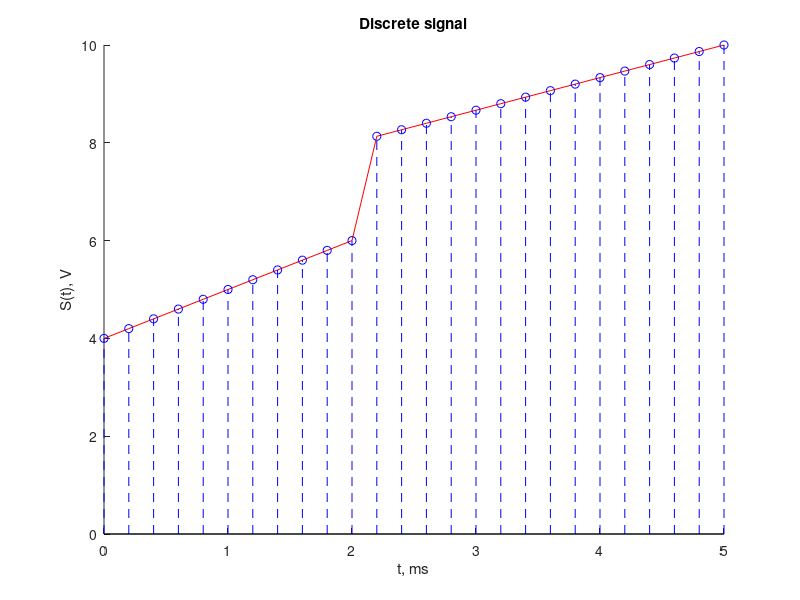
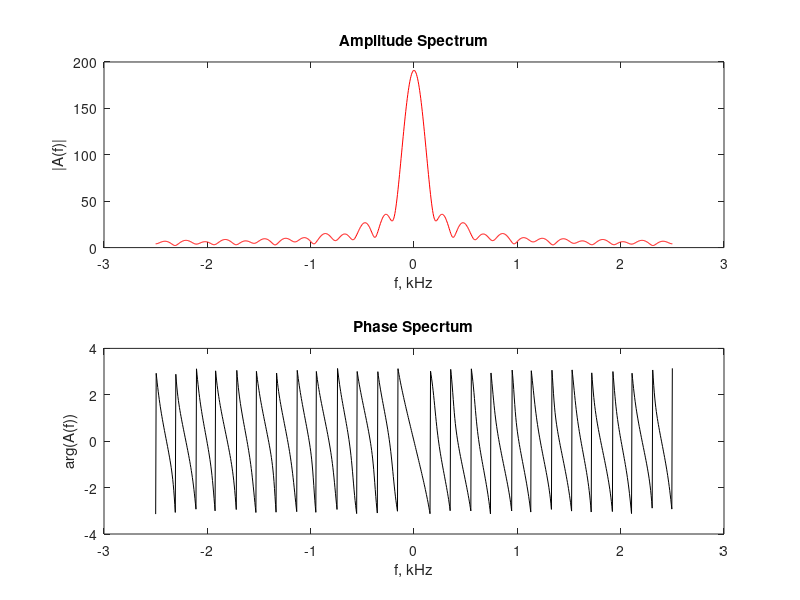
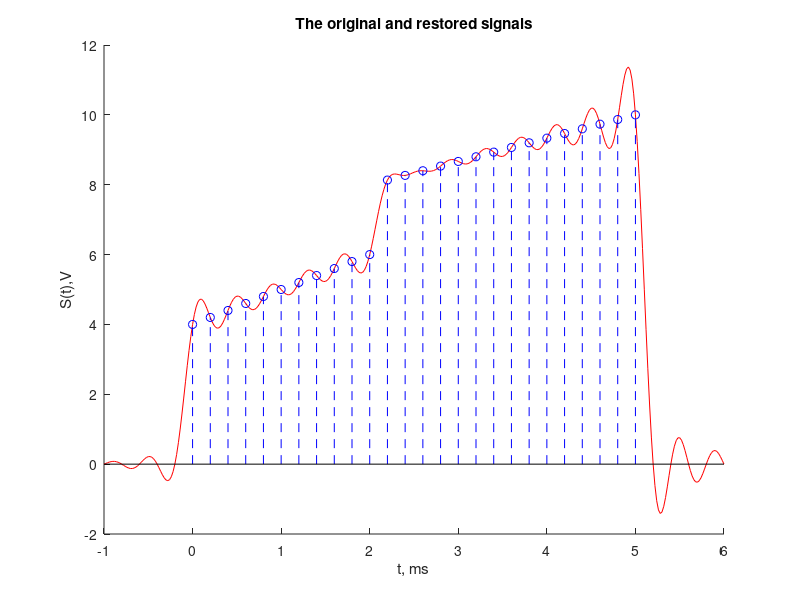

The MATLAB source for these figures, in order:
clc;
clear; % чтобы не было повторного определения перменных
close all; % чтобы избежать увеличения числа окон после запуска 

%%
% Параметры Пункт 1
U1 = 4;
U2 = 6;
U3 = 8;
U4 = 10;
T1 = 2;
T2 = 5;
Fd = 5;     % частота дискретизации
            % kx - отсчёты аналогово сигнала 
%%
%Создание дискретного сигнала Пункт 2
T = 1/Fd;       % интервал дискретизации 
                
t = 0:T:T2; % от 0 с шагом T до Т2 общий вектор для графиков 
t1 = 0:T:T1; % от 0 с шагом Т до Т1 - на графике s(t) первый кусок 
t2 = T1+T:T:T2;  % от T1 с шагом Т до Т2 - на s(t) второй кусок % T1+T тк T1 уже учли в t1

k1 = (U2-U1)/(T1-0)*t1 + U1; % коэф наклона ()/() * вектор + пересечение с OY 
k2 = (U4-U3)/(T2-T1)*(t2-T1) + U3; % из уравнения прямой нашли коэф наклона()/()*вектор + пересечение OY
% для k2 задали t = (t2 - T1) тк построение начинаем раньше --> U3 должен
% равняться 7, а, если не писать - Т1, то он равен 4 --> получилось то что
% подняли график

kx = [k1 k2]; % зададим массив линейных отсчётов u1 и u2 

% зададим график 
figure;   % пустая фигура 
hold on;   % режим сохранения графика 
plot(t,kx,'r-'); % график u от t с цветом красным
stem(t,kx,'b--'); % для построения графика дискретного сигнала - вертикальные стебельки с цветом синим
title('Discrete signal'); % подпись 
xlabel('t, ms'); % по оси x 
ylabel('S(t), V'); % по оси y подпись 

%%
% график спектра дискретного сигнала Пункт 4
N = length(kx); % длина вектора 
k = (0:N-1).'; % сформировали вектор-столбец номеров отсчётов .' транспонирование 
w_step = pi/500; % шаг чтобы поместилось в диапазон 100 элементов (500 от -pi до 0 и 500 от 0 до pi)
w = -pi:w_step:pi; % вектор-строка равномерно расположенных частот для расчёта спектра

W = length(w); % длина вектора w
disp(W); % выведем его длину для проверки правильности задания w_step и w -- 1001 = 1000 + 1 (это 0)

matrix_kw = k*w; % столбец k и строка w - попарные произведения k и w - матрица k на w
matrix_kw = matrix_kw*(-1i); % -j умножаем на матрицу 

% функция exp обрабатывает матричные значения поэлементно 

e = exp(matrix_kw); % значение комплексной экспоненты из формулы 1.3

xW = kx*e; % вектор-строка значений спектра для M частот из вектора w: k(x) * e^(-jkw)

f = Fd*w/(2*pi); % линейная частота 

figure; % пустая фигура - новое граф окно --- Построим графики 

subplot(2, 1, 1); % делим граф окно
module_xW = abs(xW); % вычисление модуля 
plot(f, module_xW, 'r'); % построение графика 
xlabel('f, kHz'); % подпись по ОХ
ylabel('|A(f)|'); % подпись по ОУ
title('Amplitude Spectrum'); % подпись графика 

subplot(2,1,2);       % делим граф окно 
phase_xW = angle(xW);  % вычесление аргумента(фазы)
plot(f, phase_xW, 'k');
xlabel('f, kHz');   % подпись по ОХ
ylabel('arg(A(f))');    % подпись по ОУ
title('Phase Specrtum');      % подпись графика

%%
% По теореме Котельникова восстановим аналоговый сигнал Пункт 5

t_restored = (-5*T):(T/10):(T2+T*5); % вектор моментов времени для расчёта восст-ого сигнала по 1.5
                             % шаг в 10 раз меньше и выходит за края, чтобы
                             % увидеть затухающие хвосты six(x)/x
length_t = length(t_restored);      % длина вектора моментов времени
Vector_values = zeros(1, length_t); % загтовка с нулями для вектора значений восстановленного
                                     % сигнала s(t)
% запишем цикл: к заготовки прибавляется очередное слагаемое из форумулы 1.5
for k_step= 1:N            % повторить N раз вычисление суммы по k: это длина спектра из Пункта 2 
    Vector_values = Vector_values + kx(k_step).*sinc((t_restored-(k_step-1).*T)./T); % T-интервал дискретизации
end % расставили точки перед * и / чтобы действия происходили поэлементно тк слагаемые 1.5 
    % рассчитываются сразу для всех моментов времени t
    % так же использовали sinc чтобы извабиться от разрывов 

% выведем графики 

figure;
hold on;

plot(t_restored,Vector_values,'r-'); % восстановленный сигнал аналоговый
stem(t,kx,'b--');             % дискретный сигнал исходный из пункта 1 

title('The original and restored signals');
xlabel('t, ms');
ylabel('S(t),V');
